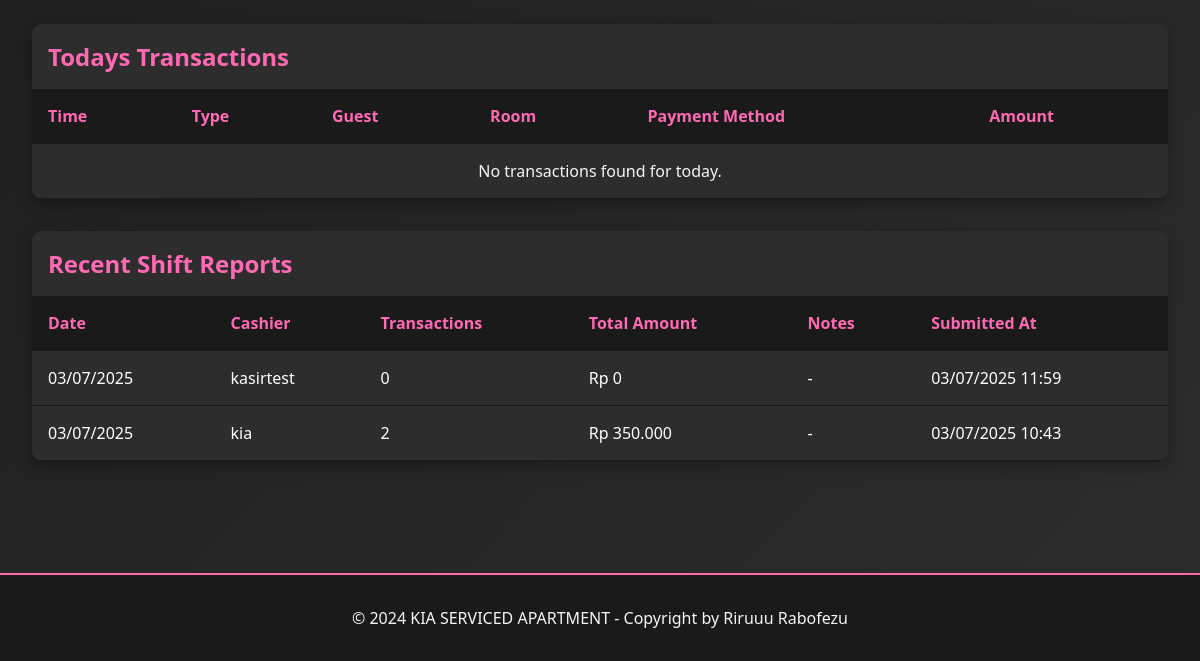
Page /admin/shift_report.php (signed in, lower part) on the earlier database version.
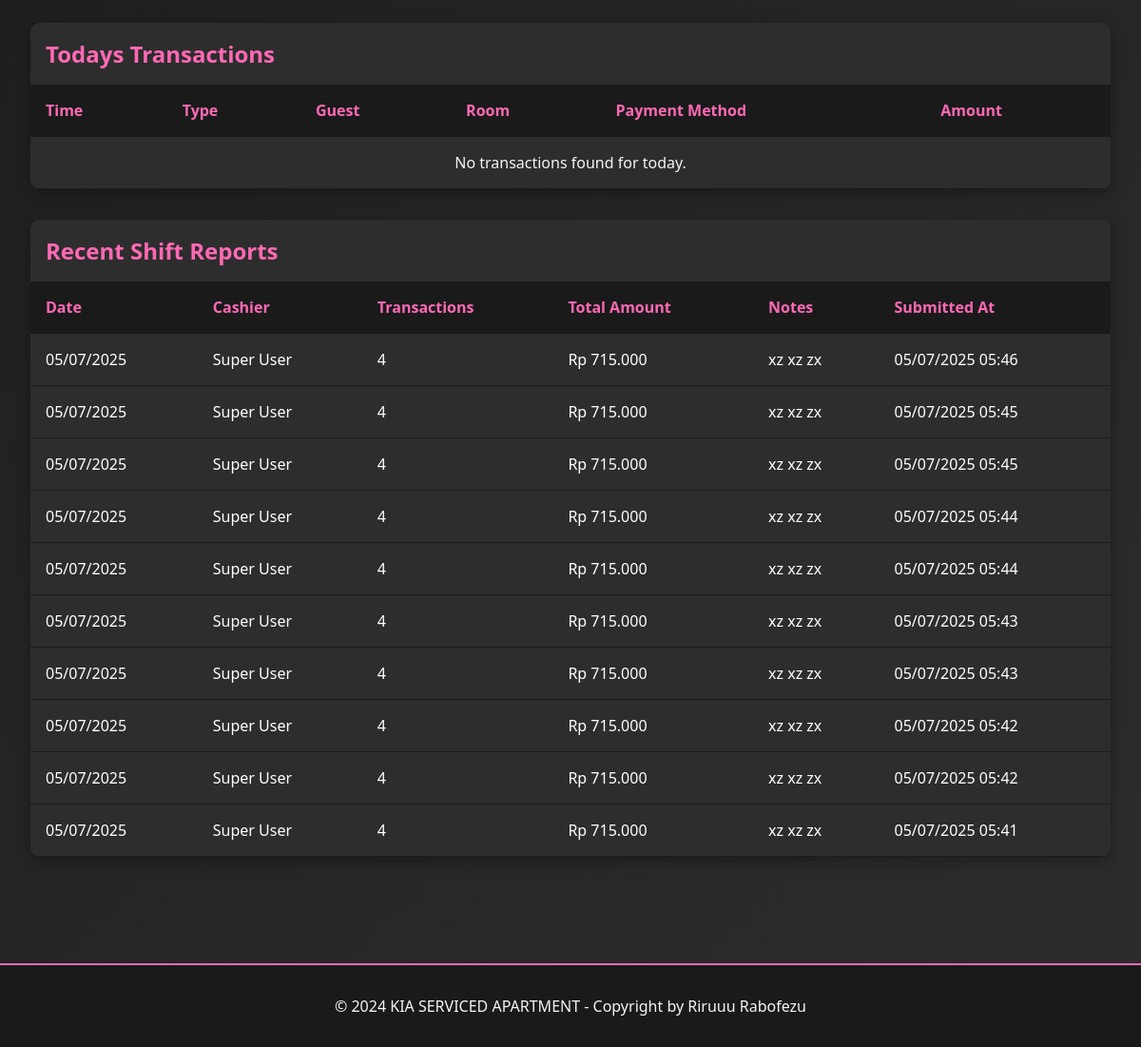
Same page on the later database version.
### tables this page shows
CREATE TABLE `shift_reports` (
  `id` int(11) NOT NULL,
  `user_id` int(11) NOT NULL,
  `shift_date` date NOT NULL,
  `total_transactions` int(11) DEFAULT 0,
  `total_amount` decimal(10,2) DEFAULT 0.00,
  `notes` text DEFAULT NULL,
  `created_at` timestamp NOT NULL DEFAULT current_timestamp()
);

CREATE TABLE `users` (
  `id` int(11) NOT NULL,
  `username` varchar(50) NOT NULL,
  `password` varchar(255) NOT NULL,
  `full_name` varchar(100) NOT NULL,
  `role` enum('superuser','admin','cashier') NOT NULL,
  `created_at` timestamp NOT NULL DEFAULT current_timestamp(),
  `updated_at` timestamp NOT NULL DEFAULT current_timestamp() ON UPDATE current_timestamp()
);

### includes/config.php (called while the page is built, shortened)
<?php
function isLoggedIn() {
    return isset($_SESSION['user_id']);
}
function getUserRole() {
    return $_SESSION['user_role'] ?? null;
}
function hasPermission($required_roles) {
    $user_role = getUserRole();
    return in_array($user_role, $required_roles);
}
function formatCurrency($amount) {
    return 'Rp ' . number_format($amount, 0, ',', '.');
}
function formatDateTime($datetime) {
    return date('d/m/Y H:i', strtotime($datetime));
}
function formatDate($date) {
    return date('d/m/Y', strtotime($date));
}
?>

### admin/shift_report.php (the view, shortened to what this page needs)
<?php
require_once "../includes/config.php";
$stmt = $pdo->prepare("SELECT t.*, b.guest_name, r.room_number, r.location
                      FROM transactions t
                      JOIN bookings b ON t.booking_id = b.id
                      JOIN rooms r ON b.room_id = r.id
                      WHERE DATE(t.transaction_date) = CURDATE()
                      AND t.created_by = ?
                      ORDER BY t.transaction_date DESC");
$stmt->execute([$_SESSION["user_id"]]);
$today_transactions = $stmt->fetchAll();
?>
<!DOCTYPE html>
<html lang="id">
<head>
    <link rel="stylesheet" href="../assets/css/style.css">
</head>
<body>
    <div class="container">
        <div class="table-container">
            <h2 style="color: var(--primary-pink); margin: 1rem;">Todays Transactions</h2>
            <table class="table">
                <thead>
                    <tr>
                        <th>Time</th>
                        <th>Type</th>
                        <th>Guest</th>
                        <th>Room</th>
                        <th>Payment Method</th>
                        <th>Amount</th>
                    </tr>
                </thead>
                <tbody>
                    <?php if (empty($today_transactions)): ?>
                    <tr>
                        <td colspan="6" style="text-align: center; color: var(--light-gray);">
                            No transactions found for today.
                        </td>
                    </tr>
                    <?php endif; ?>
                </tbody>
            </table>
        </div>
        <?php if (hasPermission(["admin", "superuser"])): ?>
            <?php
            $stmt = $pdo->prepare("SELECT sr.*, u.full_name
                                  FROM shift_reports sr
                                  JOIN users u ON sr.user_id = u.id
                                  ORDER BY sr.shift_date DESC, sr.created_at DESC
                                  LIMIT 10");
            $stmt->execute();
            $recent_reports = $stmt->fetchAll();
            ?>
            <div class="table-container">
                <h2 style="color: var(--primary-pink); margin: 1rem;">Recent Shift Reports</h2>
                <table class="table">
                    <thead>
                        <tr>
                            <th>Date</th>
                            <th>Cashier</th>
                            <th>Transactions</th>
                            <th>Total Amount</th>
                            <th>Notes</th>
                            <th>Submitted At</th>
                        </tr>
                    </thead>
                    <tbody>
                        <?php foreach ($recent_reports as $report): ?>
                        <tr>
                            <td><?php echo formatDate($report["shift_date"]); ?></td>
                            <td><?php echo htmlspecialchars($report["full_name"]); ?></td>
                            <td><?php echo $report["total_transactions"]; ?></td>
                            <td><?php echo formatCurrency($report["total_amount"]); ?></td>
                            <td><?php echo htmlspecialchars($report["notes"] ?: "-"); ?></td>
                            <td><?php echo formatDateTime($report["created_at"]); ?></td>
                        </tr>
                        <?php endforeach; ?>
                    </tbody>
                </table>
            </div>
        <?php endif; ?>
    </div>
    <footer class="footer">
        <p>&copy; 2024 KIA SERVICED APARTMENT - Copyright by Riruuu Rabofezu</p>
    </footer>
</body>
</html>

Differences in the rows shown:
no longer on this page (row unchanged): shift_reports: shift_date "03/07/2025", user.full_name "kasirtest", total_transactions "0", total_amount "Rp 0", notes "-", created_at "03/07/2025 11:59"
no longer on this page (row unchanged): shift_reports: shift_date "03/07/2025", user.full_name "kia", total_transactions "2", total_amount "Rp 350.000", notes "-", created_at "03/07/2025 10:43"
added shift_reports: shift_date "05/07/2025", user.full_name "Super User", total_transactions "4", total_amount "Rp 715.000", notes "xz xz zx", created_at "05/07/2025 05:46"
added shift_reports: shift_date "05/07/2025", user.full_name "Super User", total_transactions "4", total_amount "Rp 715.000", notes "xz xz zx", created_at "05/07/2025 05:45"
added shift_reports: shift_date "05/07/2025", user.full_name "Super User", total_transactions "4", total_amount "Rp 715.000", notes "xz xz zx", created_at "05/07/2025 05:45"
added shift_reports: shift_date "05/07/2025", user.full_name "Super User", total_transactions "4", total_amount "Rp 715.000", notes "xz xz zx", created_at "05/07/2025 05:44"
added shift_reports: shift_date "05/07/2025", user.full_name "Super User", total_transactions "4", total_amount "Rp 715.000", notes "xz xz zx", created_at "05/07/2025 05:44"
added shift_reports: shift_date "05/07/2025", user.full_name "Super User", total_transactions "4", total_amount "Rp 715.000", notes "xz xz zx", created_at "05/07/2025 05:43"
added shift_reports: shift_date "05/07/2025", user.full_name "Super User", total_transactions "4", total_amount "Rp 715.000", notes "xz xz zx", created_at "05/07/2025 05:43"
added shift_reports: shift_date "05/07/2025", user.full_name "Super User", total_transactions "4", total_amount "Rp 715.000", notes "xz xz zx", created_at "05/07/2025 05:42"
added shift_reports: shift_date "05/07/2025", user.full_name "Super User", total_transactions "4", total_amount "Rp 715.000", notes "xz xz zx", created_at "05/07/2025 05:42"
added shift_reports: shift_date "05/07/2025", user.full_name "Super User", total_transactions "4", total_amount "Rp 715.000", notes "xz xz zx", created_at "05/07/2025 05:41"
